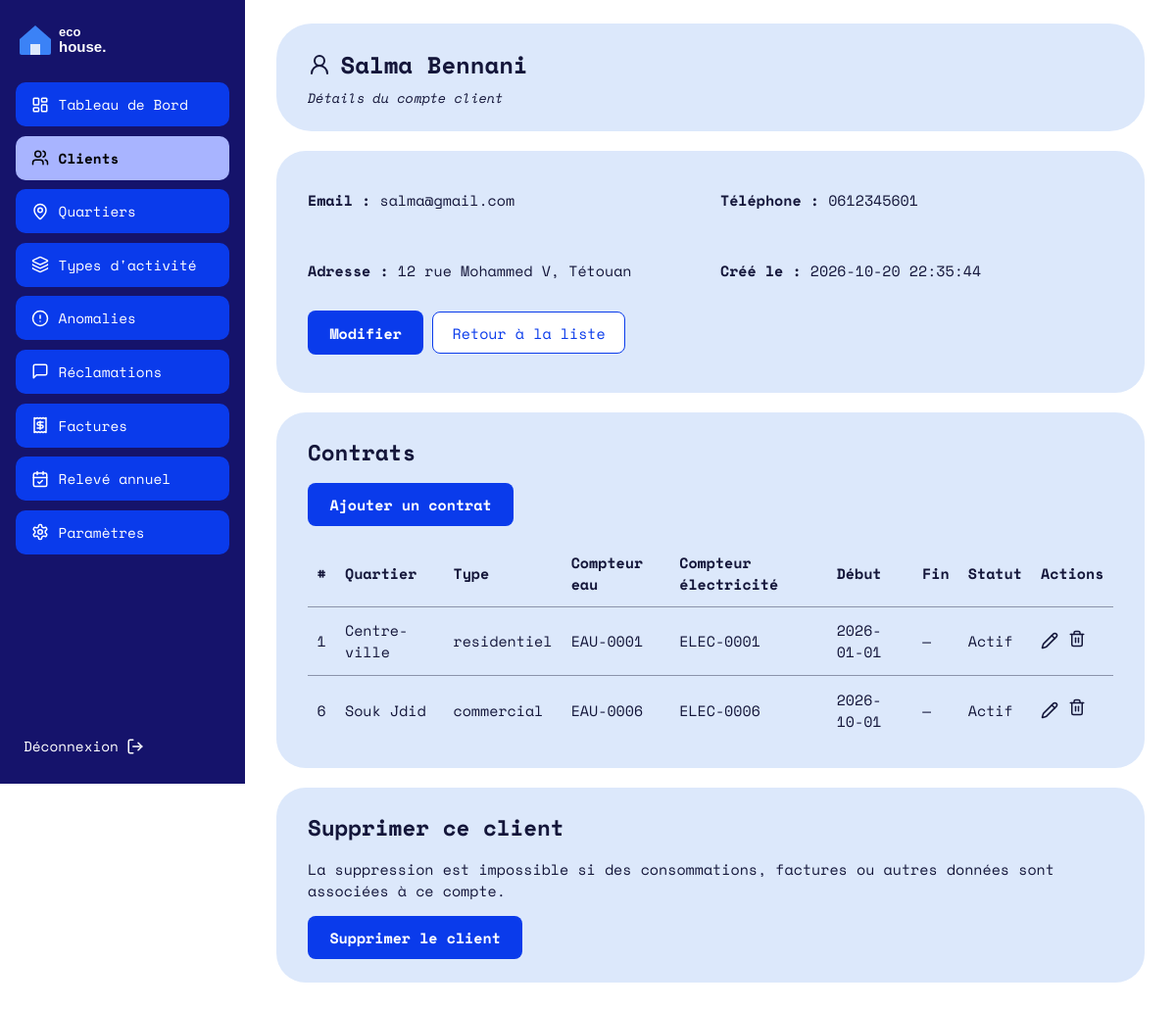
Screenshot of /Client/one/1 (signed in) with the database file from the repository.
### tables this page shows
CREATE TABLE `client` (
  `id` int(11) NOT NULL,
  `nom` varchar(100) NOT NULL,
  `prenom` varchar(100) NOT NULL,
  `adresse` varchar(255) DEFAULT NULL,
  `telephone` varchar(20) DEFAULT NULL,
  `email` varchar(150) NOT NULL,
  `mot_de_passe` varchar(255) NOT NULL,
  `date_creation` datetime DEFAULT current_timestamp()
);

CREATE TABLE `contrat` (
  `id` int(11) NOT NULL AUTO_INCREMENT,
  `id_client` int(11) NOT NULL,
  `id_quartier` int(11) NOT NULL,
  `num_compteur_eau` varchar(50) DEFAULT NULL,
  `num_compteur_elec` varchar(50) DEFAULT NULL,
  `index_initial_eau` decimal(10,2) NOT NULL DEFAULT 0.00,
  `index_initial_elec` decimal(10,2) NOT NULL DEFAULT 0.00,
  `date_debut` date NOT NULL DEFAULT curdate(),
  `date_fin` date DEFAULT NULL,
  `statut` enum('actif','resilie') NOT NULL DEFAULT 'actif',
  PRIMARY KEY (`id`),
  UNIQUE KEY `num_compteur_eau` (`num_compteur_eau`),
  UNIQUE KEY `num_compteur_elec` (`num_compteur_elec`),
  KEY `id_client` (`id_client`),
  KEY `id_quartier` (`id_quartier`),
   
  CONSTRAINT `contrat_ibfk_1` FOREIGN KEY (`id_client`) REFERENCES `client` (`id`),
  CONSTRAINT `contrat_ibfk_2` FOREIGN KEY (`id_quartier`) REFERENCES `quartier` (`id`)
);

CREATE TABLE `quartier` (
  `id` int(11) NOT NULL AUTO_INCREMENT,
  `nom` varchar(100) NOT NULL,
  `id_type_activite` int(11) NOT NULL,
  PRIMARY KEY (`id`),
  UNIQUE KEY `nom` (`nom`),
  KEY `id_type_activite` (`id_type_activite`),
  CONSTRAINT `quartier_ibfk_1` FOREIGN KEY (`id_type_activite`) REFERENCES `type_activite` (`id`)
);

CREATE TABLE `type_activite` (
  `id` int(11) NOT NULL AUTO_INCREMENT,
  `nom` varchar(50) NOT NULL,
  `seuil_eau` decimal(10,2) NOT NULL DEFAULT 50.00,     
  `seuil_elec` decimal(10,2) NOT NULL DEFAULT 500.00,   
  PRIMARY KEY (`id`),
  UNIQUE KEY `nom` (`nom`)
);

### Traitement/Client.php (called while the page is built, shortened)
<?php
function clientOne(int $id): void
{
    $client = bdClientOne($id);
    afficherVue('client/one.php', [
        'titre'   => 'Client ' . $client['prenom'] . ' ' . $client['nom'],
        'client'  => $client,
        'contrats' => bdContratsByClient($id),
    ]);
}

### index.php (called while the page is built, shortened)
<?php
require_once __DIR__ . '/BD/Connexion.php';
require_once __DIR__ . '/Traitement/Auth.php';
$url      = trim((string) ($_GET['url'] ?? ''), '/');
$segments = $url === '' ? ['Auth', 'login'] : explode('/', $url);
$entite = ucfirst(strtolower($segments[0]));
$action = strtolower($segments[1] ?? '');
$param  = $segments[2] ?? null;
$fonction = (PREFIXES[$entite] ?? strtolower($entite)) . ucfirst($action);
$rf   = new ReflectionFunction($fonction);
$args = [];
if ($rf->getNumberOfParameters() >= 1) {
    $type = $rf->getParameters()[0]->getType();
    if ($type instanceof ReflectionNamedType && $type->getName() === 'int') {
        $args[] = (int) $param;
    } elseif ($param !== null) {
        $args[] = preg_match('/^[a-z0-9_-]+$/i', $param) ? $param : '';
    }
} elseif ($param !== null) {
    afficher404();
}
$fonction(...$args);

### BD/Connexion.php (called while the page is built, shortened)
<?php
function getConnexion(): PDO
{
    static $pdo = null;
    if ($pdo instanceof PDO) {
        return $pdo;
    }
    $hote = 'localhost';
    $base = 'gestion_factures';
    $user = 'root';
    $mdp  = '';
    try {
        $pdo = new PDO("mysql:host=$hote;dbname=$base;charset=utf8mb4", $user, $mdp, [
            PDO::ATTR_ERRMODE            => PDO::ERRMODE_EXCEPTION,
            PDO::ATTR_DEFAULT_FETCH_MODE => PDO::FETCH_ASSOC,
            PDO::ATTR_EMULATE_PREPARES   => false,
        ]);
    } catch (PDOException $e) {
        http_response_code(500);
        exit('Connexion à la base impossible : MySQL est-il démarré et la base gestion_factures importée ?');
    }
    return $pdo;
}

### BD/Clients.php (called while the page is built, shortened)
<?php
function bdClientOne(int $id): array
{
    $sql = 'SELECT id, nom, prenom, adresse, telephone, email, date_creation
            FROM client
            WHERE id = ?';
    $st = getConnexion()->prepare($sql);
    $st->execute([$id]);
    return $st->fetch() ?: [];
}

### BD/Contrat.php (called while the page is built, shortened)
<?php
function bdContratsByClient(int $idClient): array
{
    $st = getConnexion()->prepare(
        BD_CONTRAT_SELECT . " WHERE c.id_client = ? ORDER BY c.statut = 'actif' DESC, c.id"
    );
    $st->execute([$idClient]);
    return $st->fetchAll();
}

### IHM/client/one.php (the view)
<?php
$e = fn($valeur) => htmlspecialchars((string) $valeur, ENT_QUOTES, 'UTF-8');
?>
<header class="carte carte-titre">
  <div>
    <h1><i data-lucide="user-round"></i> <?= $e($client['prenom'] . ' ' . $client['nom']) ?></h1>
    <p class="sous-titre">Détails du compte client</p>
  </div>
</header>
<section class="carte">
  <div class="grille-2">
    <p><strong>Email :</strong> <?= $e($client['email']) ?></p>
    <p><strong>Téléphone :</strong> <?= $e($client['telephone'] ?: '—') ?></p>
    <p><strong>Adresse :</strong> <?= $e($client['adresse'] ?: '—') ?></p>
    <p><strong>Créé le :</strong> <?= $e($client['date_creation'] ?: '—') ?></p>
  </div>
  <p>
    <a class="btn-principal" href="<?= BASE_URL ?>Client/update/<?= (int) $client['id'] ?>">Modifier</a>
    <a class="btn-secondaire" href="<?= BASE_URL ?>Client/all">Retour à la liste</a>
  </p>
</section>
<section class="carte">
  <h2>Contrats</h2>
  <p><a class="btn-principal" href="<?= BASE_URL ?>Contrat/add/<?= (int) $client['id'] ?>">Ajouter un contrat</a></p>
  <?php if (!$contrats): ?>
    <p>Aucun contrat pour ce client.</p>
  <?php else: ?>
    <div class="scroll-x">
      <table class="tableau">
        <thead>
          <tr>
            <th>#</th>
            <th>Quartier</th>
            <th>Type</th>
            <th>Compteur eau</th>
            <th>Compteur électricité</th>
            <th>Début</th>
            <th>Fin</th>
            <th>Statut</th>
            <th>Actions</th>
          </tr>
        </thead>
        <tbody>
          <?php foreach ($contrats as $contrat): ?>
            <tr>
              <td><?= (int) $contrat['id'] ?></td>
              <td><?= $e($contrat['quartier']) ?></td>
              <td><?= $e($contrat['type_activite']) ?></td>
              <td><?= $e($contrat['num_compteur_eau'] ?: '—') ?></td>
              <td><?= $e($contrat['num_compteur_elec'] ?: '—') ?></td>
              <td><?= $e($contrat['date_debut']) ?></td>
              <td><?= $e($contrat['date_fin'] ?: '—') ?></td>
              <td><?= $e($contrat['statut']) === 'resilie' ? 'Résilié' : 'Actif' ?></td>
              <td>
                <div class="actions">
                  <a href="<?= BASE_URL ?>Contrat/update/<?= (int) $contrat['id'] ?>" title="Modifier le contrat"><i data-lucide="pencil"></i></a>
                  <form method="post" action="<?= BASE_URL ?>Contrat/resilier/<?= (int) $contrat['id'] ?>" onsubmit="return confirm('Résilier ce contrat ?');" style="display:inline;">
                    <button type="submit" title="Résilier le contrat" aria-label="Résilier le contrat" style="background:none;border:none;padding:0;color:inherit;cursor:pointer;"><i data-lucide="trash-2"></i></button>
                  </form>
                </div>
              </td>
            </tr>
          <?php endforeach; ?>
        </tbody>
      </table>
    </div>
  <?php endif; ?>
</section>
<section class="carte">
  <h2>Supprimer ce client</h2>
  <p>La suppression est impossible si des consommations, factures ou autres données sont associées à ce compte.</p>
  <form method="post" action="<?= BASE_URL ?>Client/delete/<?= (int) $client['id'] ?>"
        onsubmit="return confirm('Confirmer la suppression de ce client ?');">
    <button class="btn-principal" type="submit">Supprimer le client</button>
  </form>
</section>

### assets/css/style.css (style rules this page uses)
:root { --marine:#15136B; --bleu:#0A3BEB; --bleu-clair:#A8B4FF; --carte:#DCE8FB; --cercle:#5B6CF5; --bordure:#D5DBE8; --filet:#8B93AA; --texte:#14163A; }
* { box-sizing:border-box }
body { margin:0;font-family:"Space Mono",ui-monospace,Consolas,monospace;color:var(--texte);background:#fff;font-size:15px }
h1,h2,h3 { margin:0;font-weight:700 }
a { color:var(--bleu) }
.carte { background:var(--carte);border-radius:30px;padding:1.5rem 2rem;margin-bottom:1.25rem }
.carte-titre { border-radius:36px;display:flex;align-items:center;justify-content:space-between;gap:1rem }
.carte-titre h1 { font-size:1.5rem;display:flex;align-items:center;gap:.6rem }
.sous-titre { margin:.4rem 0 0;font-style:italic;font-size:.85rem }
.grille-2 { display:grid;grid-template-columns:1fr 1fr;gap:1.25rem }
.btn-principal { display:inline-block;background:var(--bleu);color:#fff;font:inherit;font-weight:700;border:0;border-radius:8px;padding:.7rem 1.4rem;cursor:pointer;text-decoration:none }
.btn-secondaire { display:inline-block;background:#fff;color:var(--bleu);font:inherit;border:1px solid var(--bleu);border-radius:8px;padding:.6rem 1.2rem;cursor:pointer;text-decoration:none }
.tableau { width:100%;border-collapse:collapse }
.tableau th { text-align:left;font-weight:700;padding:.7rem .6rem;border-bottom:1px solid var(--filet) }
.tableau td { padding:.8rem .6rem;border-bottom:1px solid var(--filet) }
.tableau tr:last-child td { border-bottom:0 }
.tableau .actions { display:flex;gap:.6rem;align-items:center }
.tableau .actions a,.tableau .actions button { color:var(--texte);background:none;border:0;padding:0;cursor:pointer;display:inline-flex }
.tableau svg { width:18px;height:18px }
.scroll-x { overflow-x:auto }

### rows the page displays
client: $e($client['prenom'] . ' ' . $client['nom']) "Salma Bennani", email "salma@gmail.com", telephone "0612345601", adresse "12 rue Mohammed V, Tétouan", date_creation "2026-10-20 22:35:44"
contrat: id "1", id_quartier.nom "Centre-ville", type_activite.nom "residentiel", num_compteur_eau "EAU-0001", num_compteur_elec "ELEC-0001", date_debut "2026-01-01", date_fin "—", statut "Actif"
contrat: id "6", id_quartier.nom "Souk Jdid", type_activite.nom "commercial", num_compteur_eau "EAU-0006", num_compteur_elec "ELEC-0006", date_debut "2026-10-01", date_fin "—", statut "Actif"

### other values shown
$libelle "Tableau de Bord"
$libelle "Clients"
$libelle "Quartiers"
$libelle "Types d'activité"
$libelle "Anomalies"
$libelle "Réclamations"
$libelle "Factures"
$libelle "Relevé annuel"
$libelle "Paramètres"
